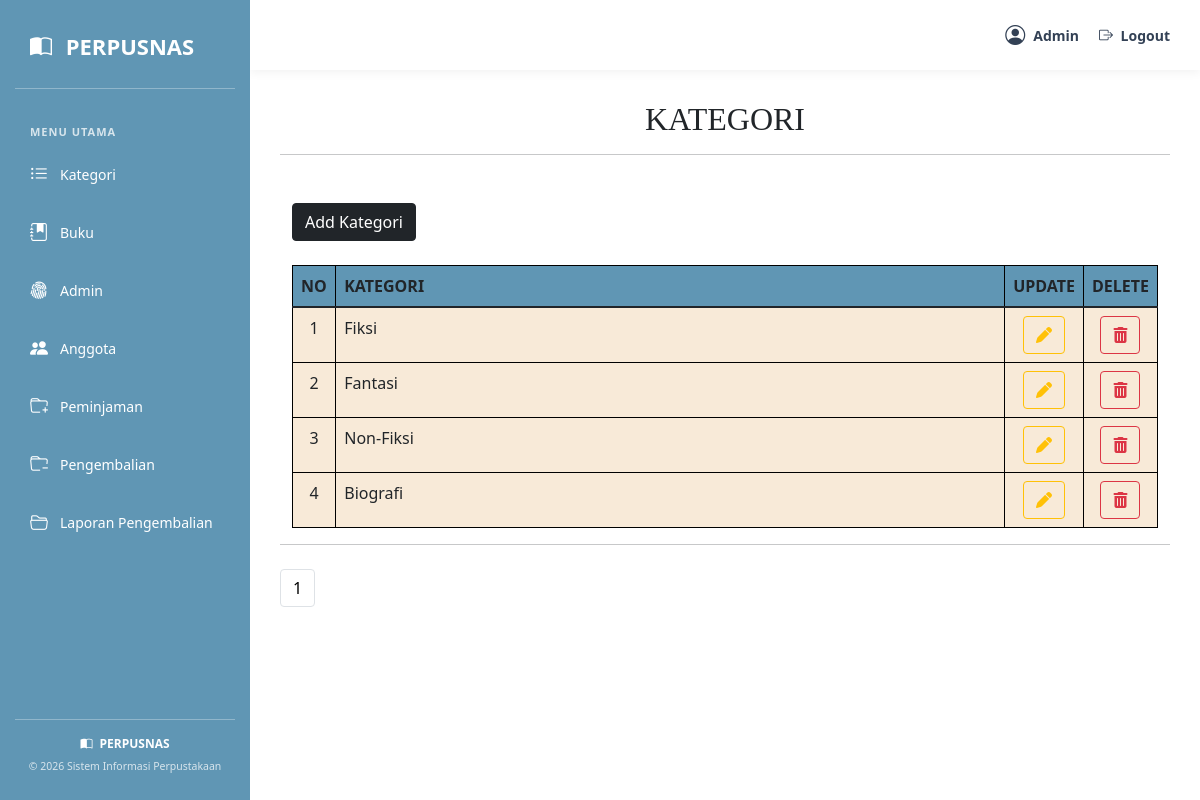
The app's page /loginadmin/index.php?f=kategori&m=select (signed in) with its own data.
### tables this page shows
CREATE TABLE `t_kategori` (
  `f_id` int(11) NOT NULL,
  `f_kategori` varchar(200) NOT NULL,
  `created_at` timestamp NOT NULL DEFAULT current_timestamp(),
  `updated_at` timestamp NOT NULL DEFAULT current_timestamp() ON UPDATE current_timestamp()
);

### dbcontroller.php (called while the page is built, shortened)
<?php class dbcontroller
{
    private $host = "127.0.0.1";
    private $user = "root";
    private $password = "";
    private $database = "perpus";
    private $koneksi;
    public function __construct()
    {
        $this->koneksi = $this->koneksiDB();
    }
    public function koneksiDB()
    {
        $koneksi = mysqli_connect($this->host, $this->user, $this->password, $this->database);
        return $koneksi;
    }
    public function getALL($sql)
    {
        $result = mysqli_query($this->koneksi, $sql);
        $data = [];
        while ($row = mysqli_fetch_assoc($result)) {
            $data[] = $row;
        }
        return $data;
    }
    public function rowCOUNT($sql)
    {
        $result = mysqli_query($this->koneksi, $sql);
        $count = mysqli_num_rows($result);
        return $count;
    }
}

### kategori/select.php (the view, shortened to what this page needs)
<?php
$jumlahdata = $db->rowCOUNT("SELECT f_id FROM t_kategori");
$banyak = 5;
$halaman = ceil($jumlahdata / $banyak);
if (isset($_GET['p'])) {
    $p = $_GET['p'];
    $mulai = ($p * $banyak) - $banyak;
} else {
    $mulai = 0;
}
$sql = "SELECT * FROM t_kategori ORDER BY f_id ASC LIMIT  $mulai,$banyak ";
$row = $db->getALL($sql);
$no = 1 + $mulai;
?>
<!DOCTYPE html>
<html lang="en">
<head>
    <link rel="stylesheet" href="../bootstrap/css/bootstrap.css">
    <link rel="stylesheet" href="https://cdnjs.cloudflare.com/ajax/libs/font-awesome/6.2.0/css/all.min.css" />
</head>
<body>
    <form id="compose" name="compose" method="post" action="" enctype="multipart/form-data">
        <strong>
            <center>
                <h2 style="font-family:Georgia, 'Times New Roman', Times, serif;">KATEGORI</h2>
                <hr>
            </center>
        </strong>
        <div class="mt-5">
            <div class="container">
                <div class="float-left mr-4">
                    <a class="btn btn-dark" href="?f=kategori&m=insert" role="button">Add Kategori</a>
                </div><br>
                <table class="table table-bordered w-80" style="border-color: black">
                    <thead>
                        <tr class="warna">
                            <th>NO</th>
                            <th>KATEGORI</th>
                            <th>UPDATE</th>
                            <th>DELETE</th>
                        </tr>
                    </thead>
                    <tbody class="warna1">
                        <?php if (!empty($row)) { ?>
                            <?php foreach ($row as $r) : ?>
                                <tr>
                                    <td align="center" width="5%"><?php echo $no++ ?></td>
                                    <td><?php echo $r['f_kategori'] ?></td>
                                    <td align="center" width="5%"><a style="color: black;" href="?f=kategori&m=update&id=<?php echo $r['f_id'] ?>"><button type="button" class="btn btn-outline-warning"><i class="fa-solid fa-pen"></i></button></a></td>
                                    <td align="center" width="5%"><a style="color: black;" href="?f=kategori&m=delete&id=<?php echo $r['f_id'] ?>"><button type="button" class="btn btn-outline-danger"><i class="fa-solid fa-trash-can"></i></button></a></td>
                                </tr>
                            <?php endforeach ?>
                        <?php } ?>
                    </tbody>
                </table>
            </div>
        </div>
    </form>
</body>
</html>
<nav aria-label="Pagination">
    <hr class="my-0" />
    <ul class="pagination my-4">
        <?php
        for ($i = 1; $i <= $halaman; $i++) {
            echo '<li class="page-item"><a class="page-link" style="color:black;" href="?f=kategori&m=select&p=' . $i . '">' . $i . '</a></li>';
        }
        ?>
    </ul>
</nav>

### loginadmin/index.php (style rules this page uses)
* { box-sizing: border-box; }
body { background-color: #fff8f2; font-family: 'Segoe UI', Arial, sans-serif; margin: 0; }

### kategori/select.php (style rules this page uses)
.warna { background-color: #6096B4; }
.warna1 { background-color: #F8EAD8; }
table { border-color: black; }

### records on screen
t_kategori: f_kategori "Fiksi"
t_kategori: f_kategori "Fantasi"
t_kategori: f_kategori "Non-Fiksi"
t_kategori: f_kategori "Biografi"

### other values on screen
$_SESSION['f_nama'] "Admin"
